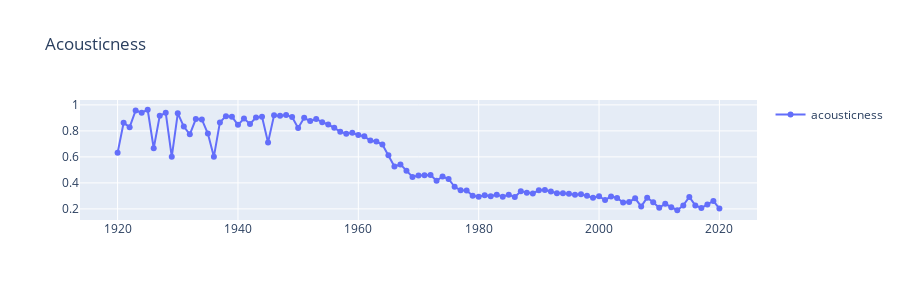

Source (notebook cell):
### Code cell
fig =go.Figure()
fig.add_trace(go.Scatter(x=df_year['year'], y=df_year['acousticness'], mode='markers + lines',name="acousticness",showlegend=True))
fig.update_layout(title='Acousticness',height=300)
fig.show()
